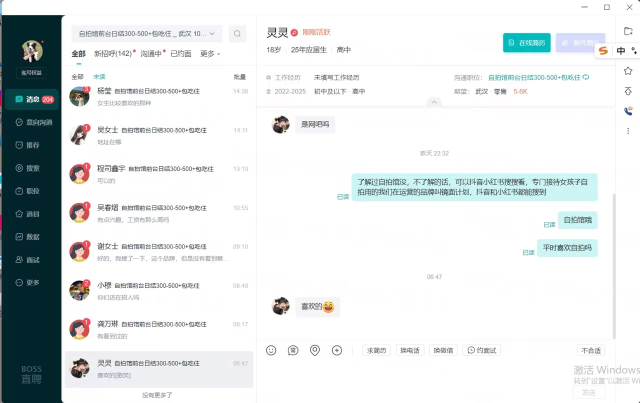
#> input picture mmexport1781002649103.jpg, 1280 x 806 px (shown at 1/2 size)
$ python ocr_recognizer.py
#> lines starting #> are read from the running program, lines starting #| are printed output that depends on the picture; after the words box and inside, x2 and y2 are one past the last pixel; in counts of white or black regions, pixels touching at a corner belong together
"""
带OCR文字识别的BOSS直聘信息识别工具
功能：识别左侧候选人列表 + 中间聊天框消息内容 + 文字识别
"""

import cv2
import numpy as np
import json
import time
from PIL import Image


class OCRBossRecognizer:
    """带OCR的识别器"""

    def __init__(self):
        # 未读红点颜色范围（HSV）
        self.unread_red_lower = np.array([0, 80, 80])
        self.unread_red_upper = np.array([15, 255, 255])
        self.unread_red_lower2 = np.array([160, 80, 80])
        self.unread_red_upper2 = np.array([180, 255, 255])

        # 初始化OCR
        self.ocr = None
        self._init_ocr()

    def _init_ocr(self):
        """初始化OCR引擎"""
        try:
            from rapidocr_onnxruntime import RapidOCR
            # 【关键修改】：启用高精度模型
            self.ocr = RapidOCR(
                det_model_name='ch_PP-OCRv4_det',
                rec_model_name='ch_PP-OCRv4_rec'
            )
            print("[INFO] RapidOCR (V4 High Precision) 初始化成功")
        except Exception as e:
            print(f"[WARN] OCR初始化失败: {e}")
            self.ocr = None

    def recognize_text(self, img: np.ndarray) -> str:
        """识别图片中的文字"""
        if self.ocr is None:
            return "[OCR未初始化]"

        try:
            if img.size == 0 or img.shape[0] < 5 or img.shape[1] < 5:
                return ""

            # 确保图像是 3 通道的
            if len(img.shape) == 2:
                img = cv2.cvtColor(img, cv2.COLOR_GRAY2BGR)

            # 调用 OCR
            result, elapse = self.ocr(img)

            if result:
                # result 结构: [ [box, text, score], ... ]
                # 提取所有文本并用空格连接
                texts = [item[1] for item in result if item[1]]
                return ' '.join(texts)
            else:
                return ""
        except Exception as e:
            import traceback
            traceback.print_exc()
            return f"[识别失败: {str(e)}]"

    def detect_unread_markers(self, img: np.ndarray) -> list:
        """检测未读红点标记"""
        hsv = cv2.cvtColor(img, cv2.COLOR_BGR2HSV)
        mask1 = cv2.inRange(hsv, self.unread_red_lower, self.unread_red_upper)
        mask2 = cv2.inRange(hsv, self.unread_red_lower2, self.unread_red_upper2)
        red_mask = cv2.bitwise_or(mask1, mask2)

        kernel = np.ones((3, 3), np.uint8)
        red_mask = cv2.morphologyEx(red_mask, cv2.MORPH_OPEN, kernel)
        red_mask = cv2.morphologyEx(red_mask, cv2.MORPH_CLOSE, kernel)

        contours, _ = cv2.findContours(red_mask, cv2.RETR_EXTERNAL, cv2.CHAIN_APPROX_SIMPLE)
        markers = []
        for cnt in contours:
            x, y, cw, ch = cv2.boundingRect(cnt)
            area = cv2.contourArea(cnt)
            if 8 < area < 400 and 0.4 < cw / ch < 2.5:
                markers.append((x, y, cw, ch))
        return markers

    def detect_card_regions(self, img: np.ndarray) -> list:
        """检测候选人卡片区域"""
        h, w = img.shape[:2]
        card_height = 90
        cards = []
        for y in range(80, h - card_height, card_height):
            cards.append((0, y, w, card_height))
        return cards

    def detect_chat_messages(self, chat_area: np.ndarray) -> list:
        """
        检测聊天消息区域
        改进：
        1. 使用形态学操作合并同一气泡内的多行文字。
        2. 增加内容密度过滤，去除空白噪点气泡。
        3. 增加宽度和位置过滤，避免误检上方信息栏。
        """
        h, w = chat_area.shape[:2]
        if h == 0 or w == 0:
            return []

        gray = cv2.cvtColor(chat_area, cv2.COLOR_BGR2GRAY)

        # 1. 二值化：提取深色文字
        _, binary = cv2.threshold(gray, 0, 255, cv2.THRESH_BINARY_INV + cv2.THRESH_OTSU)

        # 2. 形态学膨胀：连接垂直方向上相邻的文字行
        # 核宽度15：连接左右字符
        # 核高度7：连接上下行（比之前稍小，减少误连）
        kernel = cv2.getStructuringElement(cv2.MORPH_RECT, (15, 7))
        dilated = cv2.dilate(binary, kernel, iterations=1)

        # 3. 寻找轮廓
        contours, hierarchy = cv2.findContours(dilated, cv2.RETR_EXTERNAL, cv2.CHAIN_APPROX_SIMPLE)

        messages = []

        for cnt in contours:
            x, y, cw, ch = cv2.boundingRect(cnt)

            # 过滤噪点：太小或太高的区域
            if cw < 15 or ch < 10 or ch > 300:
                continue

            # 【关键过滤】：检查原始二值图中该区域的内容密度
            roi_binary = binary[y:y+ch, x:x+cw]
            content_pixels = np.count_nonzero(roi_binary)
            total_pixels = cw * ch

            # 如果内容占比小于 5%，视为空白气泡
            if total_pixels > 0 and (content_pixels / total_pixels) < 0.05:
                continue

            # 【新增过滤】：宽度不能太宽，避免包含整个“沟通职位”条目
            # 通常消息气泡宽度不会超过屏幕的一半
            if cw > w * 0.8:
                continue

            # 【新增过滤】：Y坐标不能太靠上，避开顶部的个人信息栏
            # 假设个人信息栏高度约为 100px，我们从 Y=100 开始检测
            if y < 100:
                continue

            # 4. 判断是“我”发的还是“对方”发的
            center_x = x + cw / 2
            is_my = center_x > w * 0.5

            # 5. 增加 Padding，确保文字不被切断
            padding_y = 5
            padding_x = 5

            final_y = max(0, y - padding_y)
            final_h = min(h - final_y, ch + 2 * padding_y)
            final_x = max(0, x - padding_x)
            final_w = min(w - final_x, cw + 2 * padding_x)

            messages.append({
                'x': final_x,
                'y': final_y,
                'w': final_w,
                'h': final_h,
                'is_my': is_my
            })

        # 6. 按 Y 轴排序，确保消息顺序正确
        messages.sort(key=lambda m: m['y'])

        return messages

    def extract_left_panel(self, img: np.ndarray) -> tuple:
        """提取左侧列表面板"""
        h, w = img.shape[:2]
        left_x = int(w * 0.12) if w > 500 else 60
        right_x = int(w * 0.45) if w > 500 else 420
        return img[0:h, left_x:right_x], left_x

    def extract_chat_area(self, img: np.ndarray) -> tuple:
        """提取中间聊天区域"""
        h, w = img.shape[:2]
        left_x = int(w * 0.45) if w > 500 else 420
        top_y = 100  # 【关键修改】：从 Y=100 开始，避开顶部的个人信息栏
        bottom_y = h - 120
        return img[top_y:bottom_y, left_x:w], left_x, top_y

    def extract_profile_info(self, img: np.ndarray) -> dict:
        """智能提取个人信息区域（基于OCR全区域扫描）"""
        h, w = img.shape[:2]

        # 1. 提取顶部区域（Y=0 到 Y=200，覆盖所有个人信息）
        top_area = img[0:min(200, h), 0:w]

        # 2. 使用 OCR 扫描整个顶部区域
        text_result = self.recognize_text(top_area)

        # 3. 按行分割并清理
        lines = [line.strip() for line in text_result.split(' ') if line.strip()]

        # 4. 根据关键词和内容特征匹配
        name = ""
        position = ""
        job_title = ""
        expectation = ""

        # 遍历所有识别出的文本行
        for i, line in enumerate(lines):
            # 姓名识别：通常在最前面，可能包含"刚刚活跃"等状态
            if not name and len(line) <= 10:
                # 过滤掉纯数字或特殊字符
                if any(c.isalpha() or '\u4e00' <= c <= '\u9fff' for c in line):
                    # 如果包含"刚刚"、"活跃"等词，提取前面的部分作为姓名
                    if "刚刚" in line or "活跃" in line or "在线" in line:
                        parts = line.split("刚刚")[0].split("活跃")[0].split("在线")[0].strip()
                        if parts and len(parts) <= 5:
                            name = parts
                    else:
                        # 可能是纯姓名
                        name = line

            # 职位/学历信息：包含年龄、学历等关键词
            elif not position and ("岁" in line or "应届" in line or "高中" in line or "本科" in line or "大专" in line):
                position = line

            # 沟通职位：通常较长，包含工作描述
            elif not job_title and ("日结" in line or "前台" in line or "自拍馆" in line or "包吃住" in line):
                job_title = line

            # 期望：包含地点、薪资等信息
            elif not expectation and ("·" in line and ("K" in line or "k" in line)):
                expectation = line

        return {
            'name': name,
            'position': position,
            'job_title': job_title,
            'expectation': expectation,
            'raw_text': text_result,  # 保留原始识别结果用于调试
            'region': (0, 0, w, min(200, h))
        }

    def recognize(self, img_path: str):
        """执行完整识别"""
        img = cv2.imread(img_path)
        if img is None:
            return {"error": f"无法加载图片: {img_path}"}

        h, w = img.shape[:2]
        print(f"[INFO] 图片尺寸: {w}x{h}")

        result = {
            "timestamp": time.strftime("%Y-%m-%d %H:%M:%S"),
            "image_size": {"width": w, "height": h},
            "left_panel": {},
            "chat_area": {},
            "profile": {}
        }

        # 1. 识别左侧候选人列表
        print("[INFO] 识别左侧候选人列表...")
        left_panel, panel_x = self.extract_left_panel(img)
        unread_markers = self.detect_unread_markers(left_panel)
        card_regions = self.detect_card_regions(left_panel)

        candidates = []
        unread_count = 0
        for i, (cx, cy, cw, ch) in enumerate(card_regions):
            has_unread = False
            for (mx, my, mw, mh) in unread_markers:
                if cy - 10 <= my <= cy + ch + 10:
                    has_unread = True
                    unread_count += 1
                    break

            # OCR识别姓名区域（卡片上半部分）
            name_region = left_panel[cy:cy + int(ch * 0.5), cx:cx + cw]
            name_text = self.recognize_text(name_region)

            # OCR识别消息预览（卡片下半部分）
            msg_region = left_panel[cy + int(ch * 0.5):cy + ch, cx:cx + cw]
            msg_text = self.recognize_text(msg_region)

            candidates.append({
                "index": int(i),
                "is_unread": bool(has_unread),
                "name": name_text,
                "message_preview": msg_text,
                "region": [int(panel_x + cx), int(cy), int(cw), int(ch)]
            })

        result["left_panel"] = {
            "total_candidates": int(len(candidates)),
            "unread_count": int(unread_count),
            "candidates": candidates,
            "markers": [[int(panel_x + mx), int(my), int(mw), int(mh)] for mx, my, mw, mh in unread_markers]
        }

        # 2. 提取顶部个人信息区域
        print("[INFO] 提取个人信息...")
        profile_info = self.extract_profile_info(img)

        # 【关键修改】：直接使用智能检测的结果，不再使用硬编码坐标
        result["profile"] = {
            "name": profile_info['name'],
            "position": profile_info['position'],
            "job_title": profile_info['job_title'],
            "expectation": profile_info['expectation'],
            "region": profile_info['region']
        }

        # 【调试信息】打印原始OCR识别结果
        if profile_info.get('raw_text'):
            print(f"[DEBUG] 个人信息区域原始OCR结果: {profile_info['raw_text']}")

        # 3. 识别聊天区域消息
        print("[INFO] 识别聊天区域消息...")
        chat_area, chat_x, chat_y = self.extract_chat_area(img)
        messages = self.detect_chat_messages(chat_area)

        adjusted_messages = []
        for i, msg in enumerate(messages):
            # 确保坐标不越界
            x1 = max(0, msg['x'])
            y1 = max(0, msg['y'])
            x2 = min(chat_area.shape[1], msg['x'] + msg['w'])
            y2 = min(chat_area.shape[0], msg['y'] + msg['h'])

            # 截取完整的消息气泡区域
            msg_img = chat_area[y1:y2, x1:x2]

            # OCR识别消息内容
            msg_text = self.recognize_text(msg_img)

            # 【可选】如果识别结果为空，可以选择跳过不加入列表
            if not msg_text.strip():
                continue

            adjusted_messages.append({
                "index": int(i),
                "sender": "我" if msg['is_my'] else "对方",
                "is_my": bool(msg['is_my']),
                "content": msg_text,
                "region": [int(chat_x + msg['x']), int(chat_y + msg['y']), int(msg['w']), int(msg['h'])]
            })

        result["chat_area"] = {
            "message_count": int(len(adjusted_messages)),
            "my_messages": int(sum(1 for m in adjusted_messages if m['is_my'])),
            "other_messages": int(sum(1 for m in adjusted_messages if not m['is_my'])),
            "messages": adjusted_messages
        }

        print(f"[INFO] 识别完成: {len(candidates)}个候选人, {len(adjusted_messages)}条消息")
        return result


def main():
    """主函数"""
    recognizer = OCRBossRecognizer()
#> (the call stopped at in _init_ocr, `self.ocr = RapidOCR( det_model_name='ch_PP-OCRv4_det', rec_model_name=..`: rapidocr_onnxruntime is not available in this run)

    # 获取图片路径
    img_path = input("请输入截图路径(直接回车使用默认): ").strip().strip('"').strip("'")
#> the answer given: mmexport1781002649103.jpg
    if not img_path:
        img_path = "mmexport1781002649103.jpg"

    import os
    if not os.path.exists(img_path):
        print(f"[ERROR] 文件不存在: {img_path}")
        return

    result = recognizer.recognize(img_path)
#> in recognize, img is the input picture: shape (806, 1280, 3); mean B, G, R 229, 228.3, 223.9
#| [INFO] 图片尺寸: 1280x806
#> in recognize, `left_panel, panel_x = self.extract_left_panel(img)`:
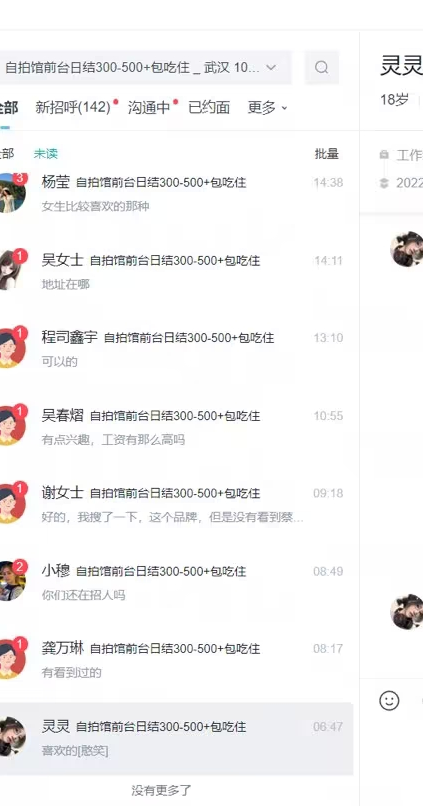
#> left_panel: shape (806, 423, 3); mean B, G, R 243.5, 243.1, 244.3
#> in recognize, `left_panel, panel_x = self.extract_left_panel(img)`: panel_x = 153
#> in detect_unread_markers, `mask1 = cv2.inRange(hsv, self.unread_red_lower, self.unread_red_upper)`:
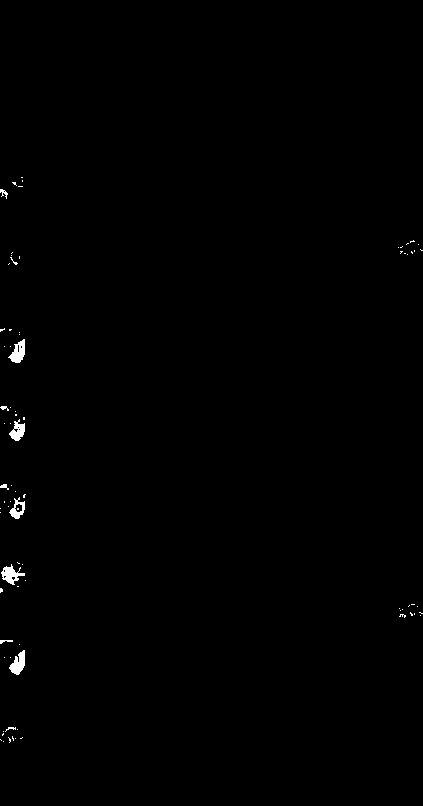
#> mask1: shape (806, 423); 0.41% white; 79 white regions (69 under 20 px), largest, box (x1, y1, x2, y2) and area: (1, 564, 25, 585) 235, (8, 339, 25, 363) 232, (9, 650, 25, 675) 232
#> in detect_unread_markers, `contours, _ = cv2.findContours(red_mask, cv2.RETR_EXTERNAL, cv2.CHAIN_..`: contours = 11 contours, 4 with area under 20; largest, box (x1, y1, x2, y2) and area: (0, 636, 28, 675) 476, (0, 326, 28, 363) 471, (0, 481, 28, 519) 467, (0, 404, 28, 441) 466, (2, 559, 28, 584) 360, (10, 248, 28, 265) 206, (12, 173, 28, 187) 149
#> the loop in detect_unread_markers, `for cnt in contours:` made 11 passes
#> (x, y, cw, ch, area) on passes 1, 3, 4, 5, 6, 7, 9: (0, 636, 28, 39, 475.5), (2, 559, 26, 25, 359.5), (0, 481, 28, 38, 467), (0, 404, 28, 37, 465.5), (0, 326, 28, 37, 471), (10, 248, 18, 17, 205.5), (12, 173, 16, 14, 149)
#> after the loop in detect_unread_markers, `for cnt in contours:`: markers = [(2, 559, 26, 25), (10, 248, 18, 17), (12, 173, 16, 14), (173, 100, 5, 4), (114, 100, 4, 4)]
#> in recognize, `unread_markers = self.detect_unread_markers(left_panel)`: unread_markers has the same summary as markers in detect_unread_markers
#> in recognize, `card_regions = self.detect_card_regions(left_panel)`: card_regions = [(0, 80, 423, 90), (0, 170, 423, 90), (0, 260, 423, 90), (0, 350, 423, 90), (0, 440, 423, 90), (0, 530, 423, 90), (0, 620, 423, 90), (0, 710, 423, 90)]
#> the loop in recognize, `for i, (cx, cy, cw, ch) in enumerate(card_regions):` made 8 passes
#> cy on passes 1 to 8: 80, 170, 260, 350, 440, 530, 620, 710
#> after the loop in recognize, `for i, (cx, cy, cw, ch) in enumerate(card_regions):`:
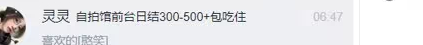
#> name_region: shape (45, 423, 3); mean B, G, R 230.3, 227.7, 227.7
#> after the loop in recognize, `for i, (cx, cy, cw, ch) in enumerate(card_regions):`: candidates = 8 items; unread_count = 3
#> in extract_profile_info, `top_area = img[0:min(200, h), 0:w]`:
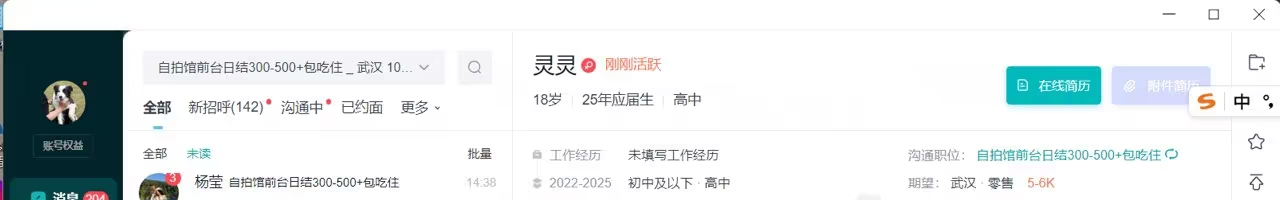
#> top_area: shape (200, 1280, 3); mean B, G, R 231.7, 230.8, 225.7
#> in extract_profile_info, `text_result = self.recognize_text(top_area)`: text_result = '[OCR未初始化]'
#> in extract_profile_info, `lines = [line.strip() for line in text_result.split(' ') if line.strip..`: lines = ['[OCR未初始化]']
#> the loop in extract_profile_info, `for i, line in enumerate(lines): # 姓名识别：通常在最前面，可能包含"刚刚活跃"等状态` made 1 pass
#> after the loop in extract_profile_info, `for i, line in enumerate(lines):`: expectation = ''
#> in recognize, `profile_info = self.extract_profile_info(img)`: profile_info = {'name': '[OCR未初始化]', 'position': '', 'job_title': '', 'expectation': '', 'raw_text': '[OCR未初始化]', 'region': (0, 0, 1280, 200)}
#| [DEBUG] 个人信息区域原始OCR结果: [OCR未初始化]
#> in recognize, `chat_area, chat_x, chat_y = self.extract_chat_area(img)`:
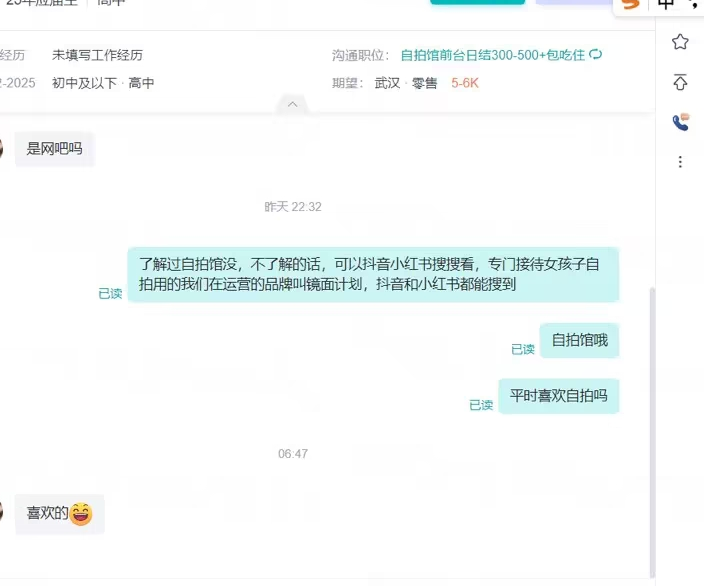
#> chat_area: shape (586, 704, 3); mean B, G, R 249.9, 250, 246.5
#> in recognize, `chat_area, chat_x, chat_y = self.extract_chat_area(img)`: chat_x = 576; chat_y = 100
#> in detect_chat_messages, `dilated = cv2.dilate(binary, kernel, iterations=1)`:
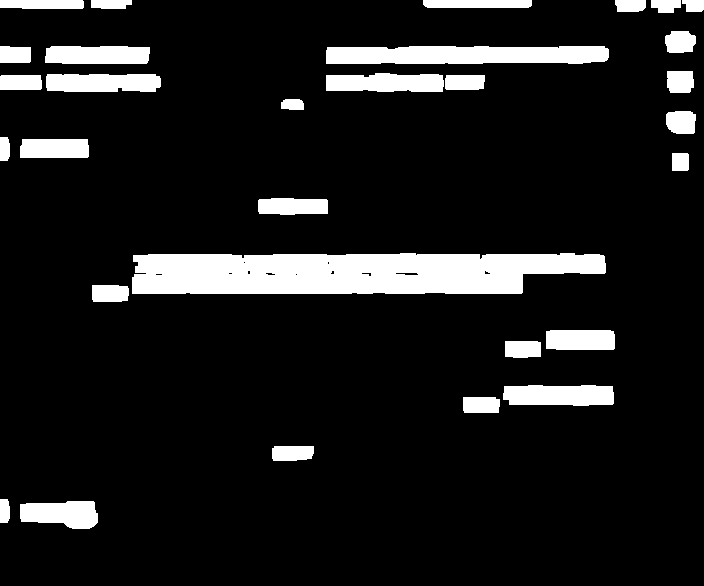
#> dilated: shape (586, 704); 10.8% white; 30 white regions
#> in detect_chat_messages, `contours, hierarchy = cv2.findContours(dilated, cv2.RETR_EXTERNAL, cv2..`: contours = 30 contours; largest, box (x1, y1, x2, y2) and area: (132, 253, 606, 294) 16548, (326, 46, 609, 64) 4442, (503, 385, 614, 406) 1984, (326, 73, 444, 92) 1833, (46, 74, 161, 92) 1819
#> the loop in detect_chat_messages, `for cnt in contours:` made 30 passes
#> (x, y, cw, ch, content_pixels, total_pixels) on passes 15 to 22: (281, 99, 23, 11, 9, 253), (445, 75, 40, 15, 63, 600), (0, 75, 42, 15, 75, 630), (46, 74, 115, 18, 380, 2070), (326, 73, 118, 19, 391, 2242), (667, 71, 27, 22, 79, 594), (326, 46, 283, 18, 919, 5094), (45, 46, 105, 18, 388, 1890)
#> after the loop in detect_chat_messages, `for cnt in contours:`: messages = 12 items
#> the loop in recognize, `for i, msg in enumerate(messages):` made 12 passes
#> (msg, x1, y1, x2, y2) on passes 1 to 5: ({'x': 661, 'y': 106, 'w': 40, 'h': 33, 'is_my': True}, 661, 106, 701, 139), ({'x': 15, 'y': 134, 'w': 79, 'h': 29, 'is_my': False}, 15, 134, 94, 163), ({'x': 667, 'y': 148, 'w': 27, 'h': 28, 'is_my': True}, 667, 148, 694, 176), ({'x': 253, 'y': 193, 'w': 80, 'h': 27, 'is_my': False}, 253, 193, 333, 220), ({'x': 127, 'y': 248, 'w': 484, 'h': 51, 'is_my': True}, 127, 248, 611, 299)
#> after the loop in recognize, `for i, msg in enumerate(messages):`:
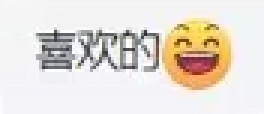
#> msg_img: shape (38, 88, 3) (shown 3 times larger); mean B, G, R 213.6, 221.9, 229.1
#| [INFO] 识别完成: 8个候选人, 12条消息
#> result = 5 items

    if "error" in result:
        print(f"[ERROR] {result['error']}")
        return

    # 保存JSON结果
    with open("ocr_recognition_result.json", 'w', encoding='utf-8') as f:
        json.dump(result, f, ensure_ascii=False, indent=2)

    # 生成详细报告
    txt_content = []
    txt_content.append("=" * 60)
    txt_content.append("BOSS直聘信息识别完整报告（含OCR文字识别）")
    txt_content.append("=" * 60)
    txt_content.append(f"识别时间: {result['timestamp']}")
    txt_content.append(f"截图文件: {img_path}")
    txt_content.append(f"图片尺寸: {result['image_size']['width']} × {result['image_size']['height']}")
    txt_content.append("")

    # 个人信息
    txt_content.append("【一、个人信息】")
    txt_content.append("-" * 40)
    txt_content.append(f"姓名: {result['profile']['name']}")
    txt_content.append(f"职位: {result['profile']['position']}")
    txt_content.append(f"沟通职位: {result['profile'].get('job_title', '')}")
    txt_content.append(f"期望: {result['profile'].get('expectation', '')}")
    txt_content.append("")

    # 左侧列表
    txt_content.append("【二、左侧候选人列表】")
    txt_content.append("-" * 40)
    txt_content.append(f"📊 候选人总数: {result['left_panel']['total_candidates']}")
    txt_content.append(f"🔴 未读消息: {result['left_panel']['unread_count']}")
    txt_content.append(f"⚪ 已读消息: {result['left_panel']['total_candidates'] - result['left_panel']['unread_count']}")
    txt_content.append("")
    txt_content.append("候选人详情:")
    for c in result['left_panel']['candidates']:
        status = "[未读]" if c['is_unread'] else "[已读]"
        txt_content.append(f"  卡片#{c['index']}: {status}")
        txt_content.append(f"    姓名: {c['name']}")
        txt_content.append(f"    消息预览: {c['message_preview']}")
#> this loop made 8 passes
#> after the loop, txt_content = 45 items
    txt_content.append("")

    # 聊天区域
    txt_content.append("【三、聊天区域消息】")
    txt_content.append("-" * 40)
    txt_content.append(f"📝 消息总数: {result['chat_area']['message_count']}")
    txt_content.append(f"💬 我方消息: {result['chat_area']['my_messages']}")
    txt_content.append(f"👤 对方消息: {result['chat_area']['other_messages']}")
    txt_content.append("")
    txt_content.append("消息详情:")
    for i, msg in enumerate(result['chat_area']['messages'], 1):
        sender = "我" if msg['is_my'] else "对方"
        txt_content.append(f"  [{i}] {sender}: {msg['content']}")
#> this loop made 12 passes
#> after the loop, txt_content = 65 items
    txt_content.append("")

    txt_content.append("=" * 60)
    txt_content.append("识别完成！")
    txt_content.append("=" * 60)

    with open("boss_ocr_report.txt", 'w', encoding='utf-8') as f:
        f.write('\n'.join(txt_content))

    print(f"[INFO] 结果已保存: ocr_recognition_result.json, boss_ocr_report.txt")


if __name__ == "__main__":
    main()
